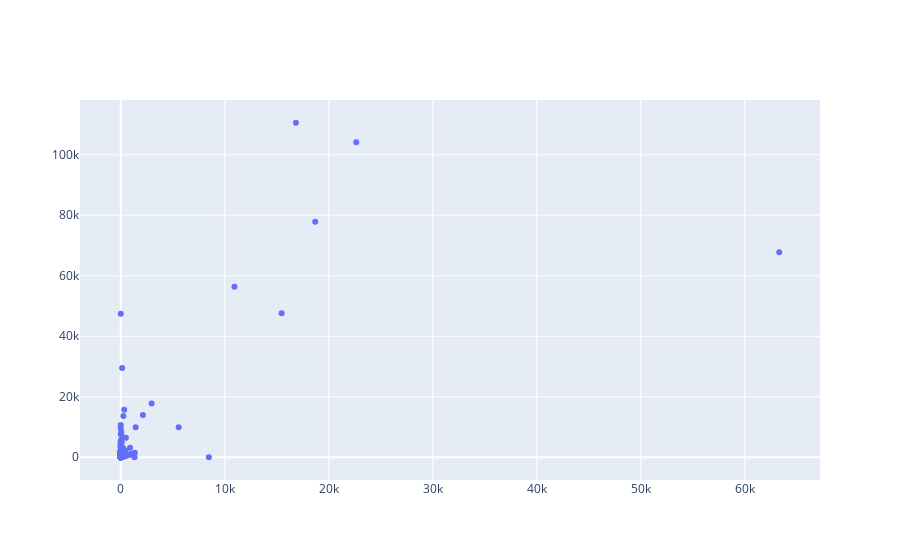

Here is the notebook cell this chart was saved with:
### Markdown cell above
#### **4.2** 산점도(scatter) 그래프
- 각각의 feature 간의 상관관계를 파악하고 싶을 때 사용

### Code cell
import plotly.graph_objects as go
fig = go.Figure()
fig.add_trace(
    go.Scatter(    
        x=doc['Recovered'],
        y=doc['Confirmed'],
        mode='markers'
    )
)

fig.show()

### Figure 1 — Plotly figure (JSON) as saved in the notebook; plotly's stock layout.template omitted (floating-point values rounded to 4 significant figures; data arrays with more than 128 entries replaced by an {"elided": "..."} marker saying what was removed)
{"data": [{"mode": "markers", "type": "scatter", "x": {"elided": "2522 int values"}, "y": {"elided": "2522 int values"}}], "layout": {"autosize": true, "xaxis": {"autorange": true, "range": [-4117.0, 67440.0], "type": "linear"}, "yaxis": {"autorange": true, "range": [-9125.0, 119700.0], "type": "linear"}}}
